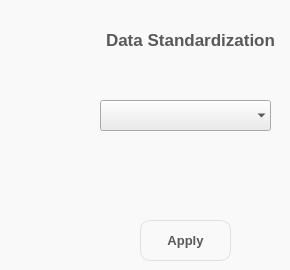
     <widget class="QWidget" name="stad_page">
      <property name="styleSheet">
       <string notr="true">background-color: rgb(249,249,249);</string>
      </property>
      <widget class="QLabel" name="label_5">
       <property name="geometry">
        <rect>
         <x>100</x>
         <y>20</y>
         <width>181</width>
         <height>41</height>
        </rect>
       </property>
       <property name="font">
        <font>
         <family>Segoe UI</family>
         <pointsize>13</pointsize>
         <weight>75</weight>
         <bold>true</bold>
        </font>
       </property>
       <property name="styleSheet">
        <string notr="true">color: rgb(90, 89, 90);</string>
       </property>
       <property name="text">
        <string>&lt;html&gt;&lt;head/&gt;&lt;body&gt;&lt;p align=&quot;center&quot;&gt;&lt;span style=&quot; font-weight:600;&quot;&gt;Data Standardization&lt;/span&gt;&lt;/p&gt;&lt;/body&gt;&lt;/html&gt;</string>
       </property>
      </widget>
      <widget class="QComboBox" name="stad_method">
       <property name="geometry">
        <rect>
         <x>100</x>
         <y>100</y>
         <width>171</width>
         <height>31</height>
        </rect>
       </property>
       <property name="font">
        <font>
         <family>Segoe UI</family>
         <pointsize>10</pointsize>
         <weight>75</weight>
         <bold>true</bold>
        </font>
       </property>
       <property name="styleSheet">
        <string notr="true">background-color: rgb(235, 234, 236);</string>
       </property>
       <property name="placeholderText">
        <string>Select Method</string>
       </property>
       <property name="frame">
        <bool>false</bool>
       </property>
       <item>
        <property name="text">
         <string>min-max</string>
        </property>
       </item>
       <item>
        <property name="text">
         <string>z-score</string>
        </property>
       </item>
      </widget>
      <widget class="QPushButton" name="stad_apply">
       <property name="geometry">
        <rect>
         <x>140</x>
         <y>220</y>
         <width>91</width>
         <height>41</height>
        </rect>
       </property>
       <property name="font">
        <font>
         <family>Segoe UI</family>
         <pointsize>10</pointsize>
         <weight>75</weight>
         <bold>true</bold>
        </font>
       </property>
       <property name="styleSheet">
        <string notr="true">QPushButton#stad_apply {
    border-radius: 10px;
border: 1px solid rgb(224,224,224);
   color: rgb(90, 89, 90);
}

QPushButton:hover {
    /* Add your hover effect styles here */
    background-color: rgb(170,172,175); /* Example: change background color to red */
}</string>
       </property>
       <property name="text">
        <string>Apply</string>
       </property>
      </widget>
     </widget>
